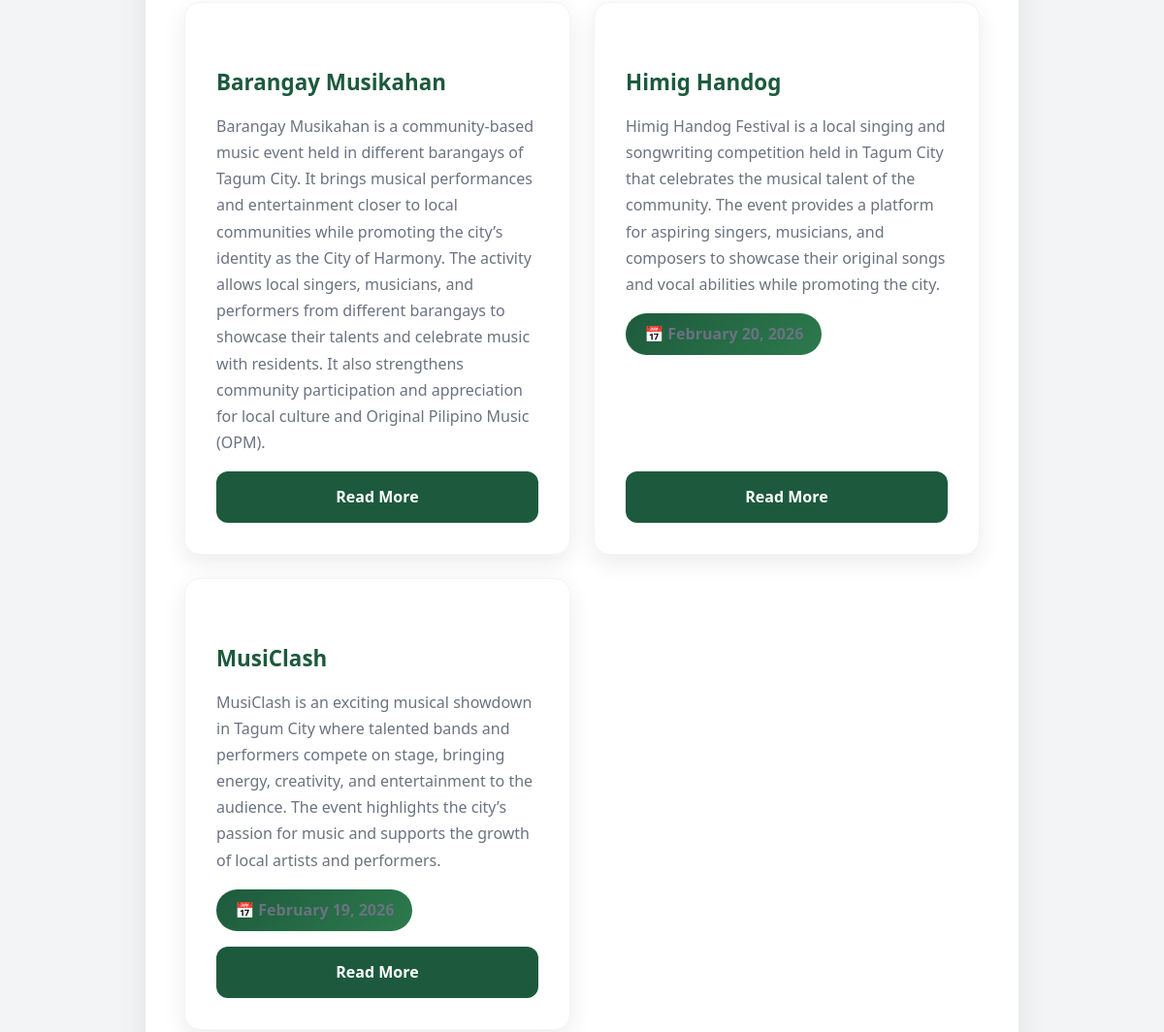
The page /Explore Module/explore.php?section=festivals (middle part) on the database as committed earlier.
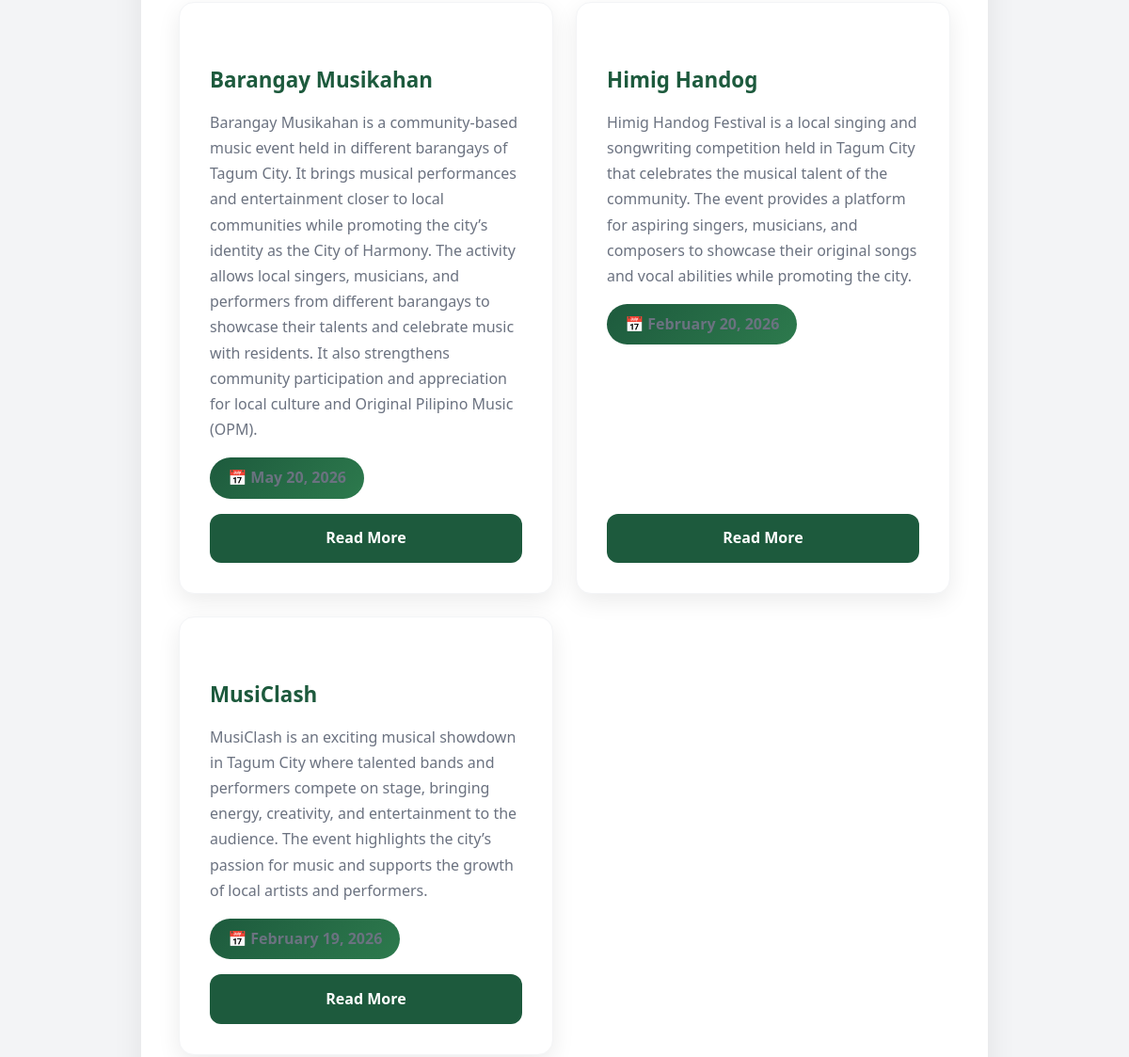
The same page on the database as committed later.
### tables this page shows
CREATE TABLE festivals (
  id INTEGER PRIMARY KEY AUTOINCREMENT,
  name TEXT NOT NULL,
  description TEXT,
  date TEXT,
  highlights TEXT,
  activities TEXT,
  image TEXT,
  created_at DATETIME DEFAULT CURRENT_TIMESTAMP
, related_event_id INTEGER, related_event_name TEXT);

### includes/events_helpers.php (called while the page is built, shortened)
<?php
function ensureEventDateColumn($db = null) {
    $closeDb = false;
    $columns = [];
    $result = $db->query('PRAGMA table_info(events)');
    while ($row = $result->fetchArray(SQLITE3_ASSOC)) {
        $columns[] = $row['name'];
    }
    return true;
}
function loadEvents($dbFile = null) {
    $dbFile = $dbFile ?: dirname(__DIR__) . '/database.db';
    try {
        $db = new SQLite3($dbFile);
        ensureEventDateColumn($db);
        $result = $db->query("
            SELECT * FROM events
            ORDER BY
                CASE WHEN event_date IS NULL OR event_date = '' THEN 1 ELSE 0 END,
                event_date ASC,
                name ASC
        ");
        $events = [];
        while ($row = $result->fetchArray(SQLITE3_ASSOC)) {
            $events[] = $row;
        }
        return $events;
    } catch (Exception $e) {
        return [];
    }
}
function normalizeFestivalRelationText($text) {
    $text = strtolower(trim((string) $text));
    $text = preg_replace('/[^a-z0-9\s]/', ' ', $text);
    $text = preg_replace('/\s+/', ' ', $text);
    return trim($text);
}
function getFestivalRelatedEventOrder(array $festival, array $events) {
    $explicitEventId = null;
    $explicitEventName = trim((string) ($festival['related_event_name'] ?? ''));
    $festivalName = trim((string) ($festival['name'] ?? ''));
    $festivalDescription = trim((string) ($festival['description'] ?? ''));
    $festivalText = $festivalName . ' ' . $festivalDescription;
    $festivalNorm = normalizeFestivalRelationText($festivalText);
    $stopWords = ['festival', 'event', 'the', 'and', 'of', 'for', 'in', 'to', 'a', 'an', 'on', 'with', 'city', 'tagum'];
    $bestIndex = PHP_INT_MAX;
    $bestScore = -1;
    foreach ($events as $index => $event) {
        $eventName = trim((string) ($event['name'] ?? ''));
        $eventDescription = trim((string) ($event['description'] ?? ''));
        $eventText = $eventName . ' ' . $eventDescription;
        $eventNorm = normalizeFestivalRelationText($eventText);
        $score = 0;
        if ($festivalNorm === $eventNorm) {
            $score = 1000;
        } elseif (strpos($festivalNorm, $eventNorm) !== false || strpos($eventNorm, $festivalNorm) !== false) {
            $score = 900;
        } else {
            $festivalTokens = array_values(array_unique(array_filter(explode(' ', $festivalNorm), function ($token) use ($stopWords) {
                return $token !== '' && !in_array($token, $stopWords, true);
            })));
            $eventTokens = array_values(array_unique(array_filter(explode(' ', $eventNorm), function ($token) use ($stopWords) {
                return $token !== '' && !in_array($token, $stopWords, true);
            })));
        }
        if ($score > $bestScore || ($score === $bestScore && $index < $bestIndex)) {
            $bestScore = $score;
            $bestIndex = $index;
        }
    }
    return $bestScore > 0 ? $bestIndex : PHP_INT_MAX;
}
function sortFestivalsByRelatedEvents(array $festivals, array $events) {
    usort($festivals, function ($a, $b) use ($events) {
        $aOrder = getFestivalRelatedEventOrder($a, $events);
        $bOrder = getFestivalRelatedEventOrder($b, $events);
        if ($aOrder !== $bOrder) {
            return $aOrder <=> $bOrder;
        }
        return strcmp((string) ($a['name'] ?? ''), (string) ($b['name'] ?? ''));
    });
    return $festivals;
}

### Explore Module/explore.php (the view, shortened to what this page needs)
<?php
$requestedSection = isset($_GET['section']) && in_array($_GET['section'], ['events', 'festivals'], true)
    ? $_GET['section']
    : 'events';
?>
<!DOCTYPE html>
<html lang="en">
<head>
    <link rel="stylesheet" href="../css/style.css">
    <link rel="stylesheet" href="../css/explore-full-page.css">
    <link rel="stylesheet" href="../css/explore-cuisine-landscape.css">
    <link rel="stylesheet" href="../css/mobile-navbar.css">
    <link rel="stylesheet" href="../css/explore-full-page-landscape.css">
</head>
<body>
<?php include '../navbar.php'; ?>
    <section class="explore-full-page">
        <div class="explore-container">
                <?php
                require_once dirname(__DIR__) . '/includes/events_helpers.php';
                $events = loadEvents(dirname(__DIR__) . '/database.db');
                ?>
            <div class="section-content <?php echo $requestedSection === 'festivals' ? 'active' : ''; ?>" id="festivals">
                <div class="content-text">
                    <?php
                    $dbFile = '../database.db';
                    $festivals = [];
                    $events = loadEvents(dirname(__DIR__) . '/database.db');
                    if (file_exists($dbFile)) {
                        try {
                            $db = new SQLite3($dbFile);
                            $result = $db->query('SELECT * FROM festivals ORDER BY id DESC');
                            while ($row = $result->fetchArray(SQLITE3_ASSOC)) {
                                $festivals[] = $row;
                            }
                        } catch (Exception $e) {
                            $festivals = json_decode(file_get_contents('../data/festivals.json'), true) ?? [];
                        }
                    } else {
                        $festivals = json_decode(file_get_contents('../data/festivals.json'), true) ?? [];
                    }
                    $festivals = sortFestivalsByRelatedEvents($festivals, $events);
                    ?>
                    <?php if (!empty($festivals)): ?>
                    <div class="cuisine-grid">
                        <?php foreach ($festivals as $index => $festival): ?>
                            <div class="cuisine-category">
                                <h3><?php echo htmlspecialchars($festival['name']); ?></h3>
                                <p><?php echo htmlspecialchars($festival['description']); ?></p>
                                <?php if (!empty($festival['date'])): ?>
                                    <p class="item-count">📅 <?php echo htmlspecialchars($festival['date']); ?></p>
                                <?php endif; ?>
<a href="festival-detail.php?id=<?php echo $festival['id']; ?>" class="read-more-btn btn btn-primary">Read More</a>
                            </div>
                        <?php endforeach; ?>
                    </div>
                    <?php endif; ?>
                </div>
            </div>
        </div>
    </section>
</body>
</html>

### navbar.php (shortened to what this page needs)
<?php
$isSubdir = (strpos(strtolower($_SERVER['PHP_SELF'] ?? ''), 'module') !== false);
?>
<link rel="stylesheet" href="<?php echo $isSubdir ? '../css/mobile-navbar.css' : 'css/mobile-navbar.css'; ?>">

### css/style.css (style rules this page uses)
:root { --dark-green: #1d5a3d; --light-green: #2d7a4d; --gray: #6b7280; --light-gray: #f3f4f6; --white: #ffffff; --dark-gray: #374151; }
* { margin: 0; padding: 0; box-sizing: border-box; }
body { font-family: 'Segoe UI', Tahoma, Geneva, Verdana, sans-serif; line-height: 1.6; color: var(--dark-gray); }
html { scroll-behavior: smooth; }
.btn { padding: 0.75rem 1.5rem; font-size: 1rem; font-weight: 600; border: none; cursor: pointer; border-radius: 4px; transition: all 0.3s ease; display: inline-block; white-space: nowrap; text-align: center; min-width: 120px; }
.btn-primary { background-color: var(--dark-green); color: var(--white); }

### css/explore-full-page.css (style rules this page uses)
:root { --dark-green: #1d5a3d; --light-green: #2d7a4d; --gray: #6b7280; --light-gray: #f3f4f6; --white: #ffffff; --dark-gray: #374151; }
.explore-full-page { padding: 2rem 1rem; background-color: var(--light-gray); min-height: calc(100vh - 200px); }
.explore-container { max-width: 1200px; margin: 0 auto; }
.section-content { display: none; }
.section-content.active { display: block; }
.content-text { background-color: var(--white); padding: 2.5rem; border-radius: 12px; box-shadow: 0 8px 32px rgba(0, 0, 0, 0.08); max-width: 900px; margin: 0 auto; }
.content-text h3 { color: var(--dark-green); font-size: 1.3rem; margin: 2rem 0 1rem 0; }
.content-text p { color: var(--gray); margin-bottom: 1.5rem; line-height: 1.8; font-size: 1.05rem; }
.cuisine-grid { display: grid; grid-template-columns: repeat(auto-fit, minmax(350px, 1fr)); gap: 1.5rem; margin: 2rem auto 0; max-width: 1100px; }
.cuisine-category { background-color: var(--white); border: 1px solid var(--light-gray); border-radius: 16px; padding: 2rem; transition: all 0.3s ease; box-shadow: 0 8px 24px rgba(0,0,0,0.08); display: flex; flex-direction: column; min-height: 360px; }
.cuisine-category h3 { color: var(--dark-green); font-size: 1.4rem; margin-bottom: 0.85rem; }
.cuisine-category > p { color: var(--gray); margin-bottom: 1rem; line-height: 1.7; font-size: 1rem; }
.item-count { font-size: 1rem; color: var(--white); font-weight: 700; margin-bottom: 1.5rem; padding: 0.5rem 1rem; background: var(--light-green); border-radius: 20px; display: inline-block; }
.read-more-btn { margin-top: auto; background: var(--dark-green); color: #ffffff !important; padding: 0.85rem 1.2rem; border-radius: 12px; text-decoration: none; font-weight: 700; transition: background 0.25s ease; display: inline-flex; align-items: center; justify-content: center; }
.item-count { font-size: 1.1rem; color: var(--white); font-weight: 700; padding: 0.5rem 1.2rem; background: linear-gradient(135deg, var(--dark-green), var(--light-green)); border-radius: 25px; display: inline-block; align-self: flex-start; }
.cuisine-category { height: auto; }

Rows that differ between the two databases and show on the page:
changed festivals "Barangay Musikahan": date (not shown) → "May 20, 2026"
